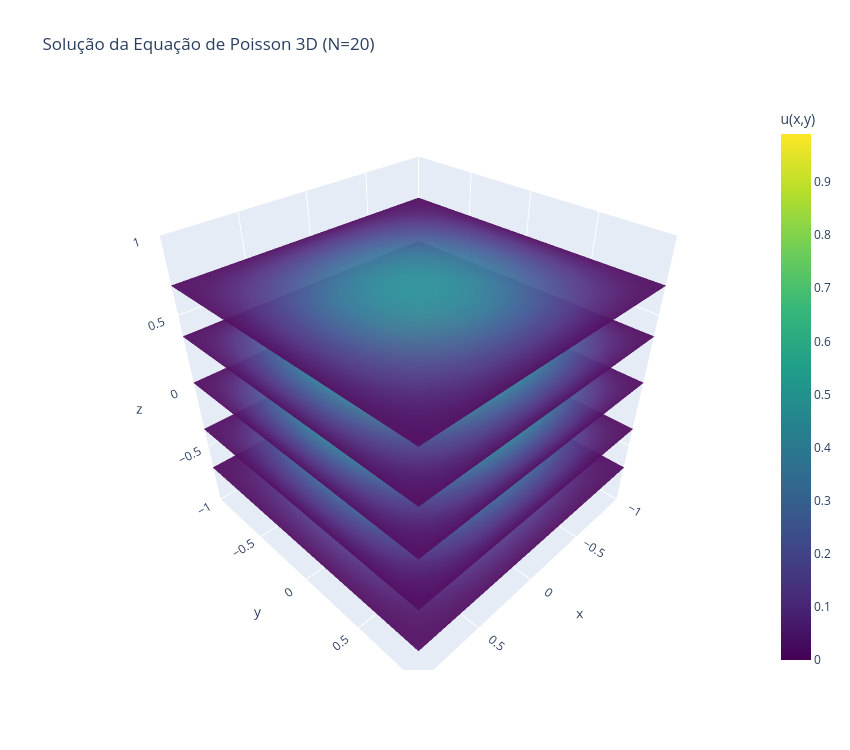

Notebook code for this chart:
### Code cell
# =============================================================
# Equação de Poisson 3D — Método Espectral Galerkin-colocação
# ∇²u = f(x,y,z),  u = u_bc em ∂Ω
# Domínio: [-1,1]^3
# =============================================================

# -------------------------------------------------------------
# parâmetros e pontos de colocação em cada direção
# -------------------------------------------------------------
N              = 20
xmin, xmax     = -1.0, 1.0
ymin, ymax     = -1.0, 1.0
zmin, zmax     = -1.0, 1.0

j    = np.arange(N + 1)
xi   = np.cos(np.pi * j / N)

x    = 0.5 * (xmin + xmax) + 0.5 * (xmax - xmin) * xi
y    = 0.5 * (ymin + ymax) + 0.5 * (ymax - ymin) * xi
z    = 0.5 * (zmin + zmax) + 0.5 * (zmax - zmin) * xi

Xg, Yg, Zg = np.meshgrid(x, y, z, indexing="ij")

# -------------------------------------------------------------
# matriz de diferenciação espectral em 1D
# -------------------------------------------------------------
c       = np.ones(N + 1)
c[0]    = 2.0
c[-1]   = 2.0
c       = c * ((-1.0) ** j)

Xm      = np.tile(xi, (N + 1, 1)).T
dXm     = Xm - Xm.T
D_ref   = np.outer(c, 1.0 / c) / (dXm + np.eye(N + 1))
D_ref  -= np.diag(D_ref.sum(axis=1))

Dx      = (2.0 / (xmax - xmin)) * D_ref
Dy      = (2.0 / (ymax - ymin)) * D_ref
Dz      = (2.0 / (zmax - zmin)) * D_ref

D2x     = Dx @ Dx
D2y     = Dy @ Dy
D2z     = Dz @ Dz

# -------------------------------------------------------------
# laplaciano 3D
# -------------------------------------------------------------
I       = np.eye(N + 1)
Lap     = (np.kron(np.kron(D2x, I), I)
         + np.kron(np.kron(I, D2y), I)
         + np.kron(np.kron(I, I), D2z))

# -------------------------------------------------------------
# termo fonte e solução analítica (caso de teste)
# u = sin(π(x+1)/2) sin(π(y+1)/2) sin(π(z+1)/2)  →  ∇²u = -(3π²/4) u
# -------------------------------------------------------------
f       = -(3.0 * np.pi ** 2 / 4.0) \
          * np.sin(np.pi * (Xg + 1) / 2.0) \
          * np.sin(np.pi * (Yg + 1) / 2.0) \
          * np.sin(np.pi * (Zg + 1) / 2.0)

u_exata = np.sin(np.pi * (Xg + 1) / 2.0) \
        * np.sin(np.pi * (Yg + 1) / 2.0) \
        * np.sin(np.pi * (Zg + 1) / 2.0)

f_flat       = f.ravel(order="F")
u_exata_flat = u_exata.ravel(order="F")

# -------------------------------------------------------------
# condições de contorno de Dirichlet homogêneas (u = 0 em ∂Ω)
# -------------------------------------------------------------
A    = Lap.copy()
rhs  = f_flat.copy()

mask_bc = np.zeros((N + 1, N + 1, N + 1), dtype=bool)
mask_bc[0, :, :] = True;  mask_bc[-1, :, :] = True
mask_bc[:, 0, :] = True;  mask_bc[:, -1, :] = True
mask_bc[:, :, 0] = True;  mask_bc[:, :, -1] = True
idx_bc = np.where(mask_bc.ravel(order="F"))[0]

A[idx_bc, :]      = 0.0
A[idx_bc, idx_bc] = 1.0
rhs[idx_bc]       = 0.0

# -------------------------------------------------------------
# solução do sistema linear
# -------------------------------------------------------------
u_flat = solve(A, rhs)
u      = u_flat.reshape((N + 1, N + 1, N + 1), order="F")

# -------------------------------------------------------------
# diagnóstico
# -------------------------------------------------------------
erro    = norm(u_flat - u_exata_flat, ord=np.inf)
residuo = norm((Lap @ u_flat - f_flat)[~mask_bc.ravel(order="F")], ord=np.inf)

print("=" * 55)
print(f"N = {N + 1} por direção  |  Pontos da Malha Numérica = {(N+1)**3}")
print(f"Erro Absoluto Global: {erro:.3e}")
print("=" * 55)

# -------------------------------------------------------------
# visualização da solução numérica em cortes centrais
# -------------------------------------------------------------
k_mid = N // 2
fig, axes = plt.subplots(1, 3, figsize=(15, 4.2))

im0 = axes[0].imshow(u[:, :, k_mid].T, origin="lower",
                     extent=[xmin, xmax, ymin, ymax], cmap="viridis")
axes[0].set_title(f"Solução Numérica (z = {z[k_mid]:.2f})")
axes[0].set_xlabel("x"); axes[0].set_ylabel("y")
plt.colorbar(im0, ax=axes[0])

im1 = axes[1].imshow(u[:, k_mid, :].T, origin="lower",
                     extent=[xmin, xmax, zmin, zmax], cmap="viridis")
axes[1].set_title(f"Solução Numérica (y = {y[k_mid]:.2f})")
axes[1].set_xlabel("x"); axes[1].set_ylabel("z")
plt.colorbar(im1, ax=axes[1])

im2 = axes[2].imshow(u[k_mid, :, :].T, origin="lower",
                     extent=[ymin, ymax, zmin, zmax], cmap="viridis")
axes[2].set_title(f"Solução Numérica (x = {x[k_mid]:.2f})")
axes[2].set_xlabel("y"); axes[2].set_ylabel("z")
plt.colorbar(im2, ax=axes[2])

plt.tight_layout(); plt.show()

# -----------------------------------------------------------------------------
# visualização do campo u(x,y,z) com cortes apenas na direção z
# -----------------------------------------------------------------------------

Ng = 60
xg = np.linspace(xmin, xmax, Ng)
yg = np.linspace(ymin, ymax, Ng)
zg = np.linspace(zmin, zmax, Ng)
Xgr, Ygr, Zgr = np.meshgrid(xg, yg, zg, indexing="ij")

interp_u = RegularGridInterpolator((x, y, z), u, method="linear",
                                   bounds_error=False, fill_value=0.0)
Ugrid = interp_u(np.stack([Xgr.ravel(), Ygr.ravel(), Zgr.ravel()], axis=-1)
                 ).reshape(Ng, Ng, Ng)

# níveis de z nos quais queremos ver o potencial no plano xy
z_levels = [-0.7, -0.35, 0.0, 0.35, 0.7]
kz_list  = [int(round((zl - zmin) / (zmax - zmin) * (Ng - 1))) for zl in z_levels]

fig = go.Figure()

for i, kz in enumerate(kz_list):
    fig.add_trace(go.Surface(
        x=Xgr[:, :, kz],
        y=Ygr[:, :, kz],
        z=np.full((Ng, Ng), zg[kz]),
        surfacecolor=Ugrid[:, :, kz],
        colorscale="Viridis",
        cmin=Ugrid.min(), cmax=Ugrid.max(),
        showscale=(i == len(kz_list) - 1),
        colorbar=dict(title="u(x,y)", x=1.02) if i == len(kz_list) - 1 else None,
        opacity=0.95,
        name=f"z = {zg[kz]:.2f}",
    ))

fig.update_layout(
    title=f"Solução da Equação de Poisson 3D (N={N + 1})",
    scene=dict(
        xaxis_title="x", yaxis_title="y", zaxis_title="z",
        xaxis=dict(range=[xmin, xmax]),
        yaxis=dict(range=[ymin, ymax]),
        zaxis=dict(range=[zmin, zmax]),
        aspectmode="cube",
    ),
    width=850, height=750,
)

fig.show()

# -------------------------------------------------------------
# erros absolutos ponto a ponto — separados por eixo (x, y, z)
# -------------------------------------------------------------
err3d = np.abs(u - u_exata)

plt.figure(figsize=(7, 4))
plt.semilogy(x, err3d[:, k_mid, k_mid] + 1e-16, "o-", color="crimson")
plt.xlabel("x"); plt.ylabel("|u_numérica - u_exata|")
plt.title("Erro Absoluto ao Longo de x")
plt.grid(which="both", alpha=0.3)
plt.tight_layout(); plt.show()

plt.figure(figsize=(7, 4))
plt.semilogy(y, err3d[k_mid, :, k_mid] + 1e-16, "o-", color="darkgreen")
plt.xlabel("y"); plt.ylabel("|u_numérica - u_exata|")
plt.title("Erro Absoluto ao Longo de y")
plt.grid(which="both", alpha=0.3)
plt.tight_layout(); plt.show()

plt.figure(figsize=(7, 4))
plt.semilogy(z, err3d[k_mid, k_mid, :] + 1e-16, "o-", color="navy")
plt.xlabel("z"); plt.ylabel("|u_numérica - u_exata|")
plt.title("Erro Absoluto ao Longo de z")
plt.grid(which="both", alpha=0.3)
plt.tight_layout(); plt.show()

# -------------------------------------------------------------
# convergência espectral — erro vs. N, separado por eixo (x, y, z)
# -------------------------------------------------------------
Ns = np.arange(4, N + 1, 2)
errs_x, errs_y, errs_z = [], [], []

for Ni in Ns:
    ji  = np.arange(Ni + 1)
    xii = np.cos(np.pi * ji / Ni)
    xi_phys = 0.5 * (xmin + xmax) + 0.5 * (xmax - xmin) * xii

    ci      = np.ones(Ni + 1); ci[0] = 2.0; ci[-1] = 2.0
    ci     *= ((-1.0) ** ji)
    Xi      = np.tile(xii, (Ni + 1, 1)).T
    dXi     = Xi - Xi.T
    Di      = np.outer(ci, 1.0 / ci) / (dXi + np.eye(Ni + 1))
    Di     -= np.diag(Di.sum(axis=1))
    Di     *= 2.0 / (xmax - xmin)
    D2i     = Di @ Di

    Ii      = np.eye(Ni + 1)
    Lapi    = (np.kron(np.kron(D2i, Ii), Ii)
             + np.kron(np.kron(Ii, D2i), Ii)
             + np.kron(np.kron(Ii, Ii), D2i))

    Xg_i, Yg_i, Zg_i = np.meshgrid(xi_phys, xi_phys, xi_phys, indexing="ij")
    fi      = -(3.0 * np.pi ** 2 / 4.0) \
              * np.sin(np.pi * (Xg_i + 1) / 2.0) \
              * np.sin(np.pi * (Yg_i + 1) / 2.0) \
              * np.sin(np.pi * (Zg_i + 1) / 2.0)
    fi_flat = fi.ravel(order="F")

    ue_flat = np.sin(np.pi * (Xg_i + 1) / 2.0) \
            * np.sin(np.pi * (Yg_i + 1) / 2.0) \
            * np.sin(np.pi * (Zg_i + 1) / 2.0)
    ue_flat = ue_flat.ravel(order="F")

    mask_i  = np.zeros((Ni + 1, Ni + 1, Ni + 1), dtype=bool)
    mask_i[0, :, :] = True;  mask_i[-1, :, :] = True
    mask_i[:, 0, :] = True;  mask_i[:, -1, :] = True
    mask_i[:, :, 0] = True;  mask_i[:, :, -1] = True
    idx_i   = np.where(mask_i.ravel(order="F"))[0]

    Ai      = Lapi.copy(); bi = fi_flat.copy()
    Ai[idx_i, :]     = 0.0
    Ai[idx_i, idx_i] = 1.0
    bi[idx_i]        = 0.0

    ui_flat = solve(Ai, bi)
    ui      = ui_flat.reshape((Ni + 1, Ni + 1, Ni + 1), order="F")
    ue      = ue_flat.reshape((Ni + 1, Ni + 1, Ni + 1), order="F")
    erri    = np.abs(ui - ue)

    k = Ni // 2
    errs_x.append(np.max(erri[:, k, k]))
    errs_y.append(np.max(erri[k, :, k]))
    errs_z.append(np.max(erri[k, k, :]))

# -------- erro vs. N ao longo de x --------
plt.figure(figsize=(6.5, 4))
plt.semilogy(Ns, errs_x, "o-", color="crimson")
plt.xlabel("N"); plt.ylabel("Erro Máximo Absoluto")
plt.title("Evolução do Erro por Quantidade de Polinômios (x)")
plt.grid(which="both", alpha=0.3)
plt.tight_layout(); plt.show()

# -------- erro vs. N ao longo de y --------
plt.figure(figsize=(6.5, 4))
plt.semilogy(Ns, errs_y, "o-", color="darkgreen")
plt.xlabel("N"); plt.ylabel("Erro Máximo Absoluto")
plt.title("Evolução do Erro por Quantidade de Polinômios (y)")
plt.grid(which="both", alpha=0.3)
plt.tight_layout(); plt.show()

# -------- erro vs. N ao longo de z --------
plt.figure(figsize=(6.5, 4))
plt.semilogy(Ns, errs_z, "o-", color="navy")
plt.xlabel("N"); plt.ylabel("Erro Máximo Absoluto")
plt.title("Evolução do Erro por Quantidade de Polinômios (z)")
plt.grid(which="both", alpha=0.3)
plt.tight_layout(); plt.show()

### Figure 1 — Plotly figure (JSON) as saved in the notebook; plotly's stock layout.template omitted (floating-point values rounded to 4 significant figures; data arrays with more than 128 entries replaced by an {"elided": "..."} marker saying what was removed)
{"data": [{"cmax": 0.9903, "cmin": -5.827e-13, "colorscale": [[0, "#440154"], [0.1111, "#482878"], [0.2222, "#3e4989"], [0.3333, "#31688e"], [0.4444, "#26828e"], [0.5556, "#1f9e89"], [0.6667, "#35b779"], [0.7778, "#6ece58"], [0.8889, "#b5de2b"], [1, "#fde725"]], "name": "z = -0.69", "opacity": 0.95, "showscale": false, "surfacecolor": {"elided": "60x60 float values"}, "type": "surface", "x": {"elided": "60x60 float values"}, "y": {"elided": "60x60 float values"}, "z": {"elided": "60x60 float values"}}, {"cmax": 0.9903, "cmin": -5.827e-13, "colorscale": [[0, "#440154"], [0.1111, "#482878"], [0.2222, "#3e4989"], [0.3333, "#31688e"], [0.4444, "#26828e"], [0.5556, "#1f9e89"], [0.6667, "#35b779"], [0.7778, "#6ece58"], [0.8889, "#b5de2b"], [1, "#fde725"]], "name": "z = -0.36", "opacity": 0.95, "showscale": false, "surfacecolor": {"elided": "60x60 float values"}, "type": "surface", "x": {"elided": "60x60 float values"}, "y": {"elided": "60x60 float values"}, "z": {"elided": "60x60 float values"}}, {"cmax": 0.9903, "cmin": -5.827e-13, "colorscale": [[0, "#440154"], [0.1111, "#482878"], [0.2222, "#3e4989"], [0.3333, "#31688e"], [0.4444, "#26828e"], [0.5556, "#1f9e89"], [0.6667, "#35b779"], [0.7778, "#6ece58"], [0.8889, "#b5de2b"], [1, "#fde725"]], "name": "z = 0.02", "opacity": 0.95, "showscale": false, "surfacecolor": {"elided": "60x60 float values"}, "type": "surface", "x": {"elided": "60x60 float values"}, "y": {"elided": "60x60 float values"}, "z": {"elided": "60x60 float values"}}, {"cmax": 0.9903, "cmin": -5.827e-13, "colorscale": [[0, "#440154"], [0.1111, "#482878"], [0.2222, "#3e4989"], [0.3333, "#31688e"], [0.4444, "#26828e"], [0.5556, "#1f9e89"], [0.6667, "#35b779"], [0.7778, "#6ece58"], [0.8889, "#b5de2b"], [1, "#fde725"]], "name": "z = 0.36", "opacity": 0.95, "showscale": false, "surfacecolor": {"elided": "60x60 float values"}, "type": "surface", "x": {"elided": "60x60 float values"}, "y": {"elided": "60x60 float values"}, "z": {"elided": "60x60 float values"}}, {"cmax": 0.9903, "cmin": -5.827e-13, "colorbar": {"title": {"text": "u(x,y)"}, "x": 1.02}, "colorscale": [[0, "#440154"], [0.1111, "#482878"], [0.2222, "#3e4989"], [0.3333, "#31688e"], [0.4444, "#26828e"], [0.5556, "#1f9e89"], [0.6667, "#35b779"], [0.7778, "#6ece58"], [0.8889, "#b5de2b"], [1, "#fde725"]], "name": "z = 0.69", "opacity": 0.95, "showscale": true, "surfacecolor": {"elided": "60x60 float values"}, "type": "surface", "x": {"elided": "60x60 float values"}, "y": {"elided": "60x60 float values"}, "z": {"elided": "60x60 float values"}}], "layout": {"height": 750, "scene": {"aspectmode": "cube", "xaxis": {"range": [-1, 1], "title": {"text": "x"}}, "yaxis": {"range": [-1, 1], "title": {"text": "y"}}, "zaxis": {"range": [-1, 1], "title": {"text": "z"}}}, "title": {"text": "Solução da Equação de Poisson 3D (N=20)"}, "width": 850}}
